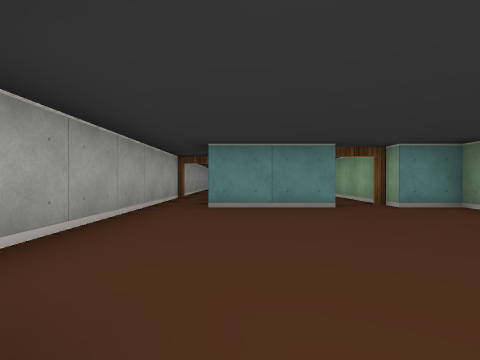
view 1 (above)

24 first-person views from a walk through a cub3D ray-caster map. The camera is about half as high as the walls, looks level and sees 80° across. The floor is counted in squares. Each view is taken from the middle of a square. On the plan, view 1 faces up. The plan holds only what a view shows up to about 9 squares ahead; the rest is blank.

view 2
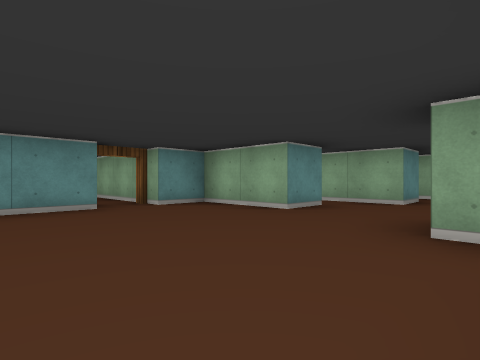

view 3
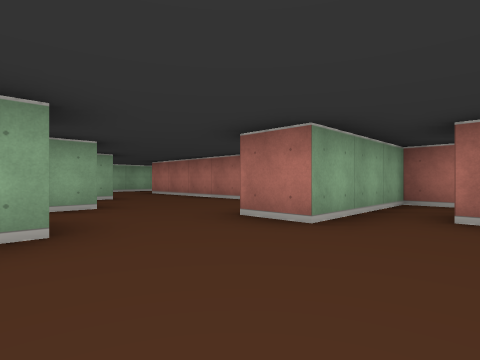

view 4
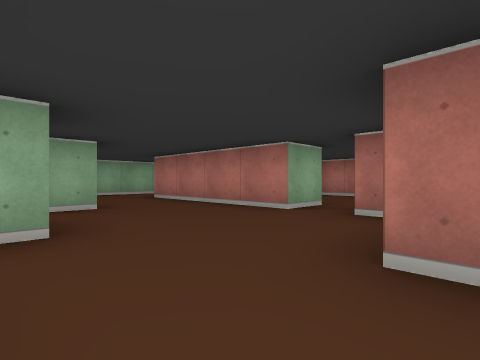

view 5
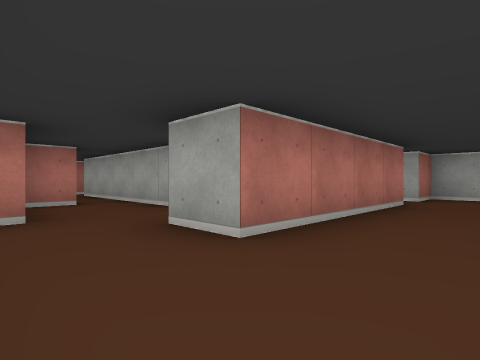

view 6
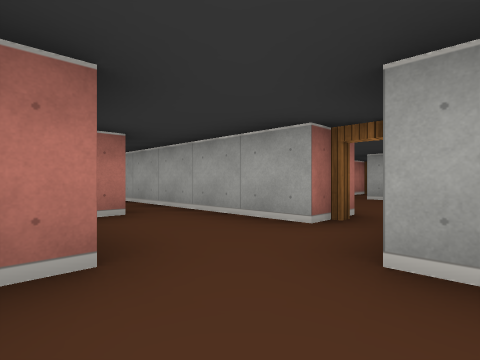

view 7
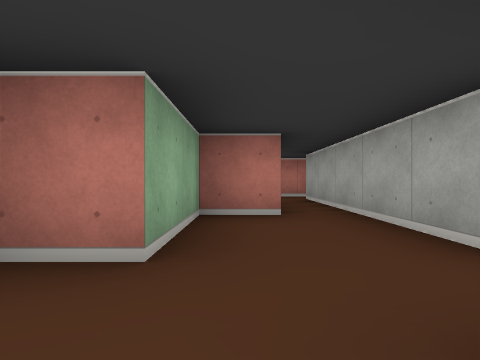

view 8
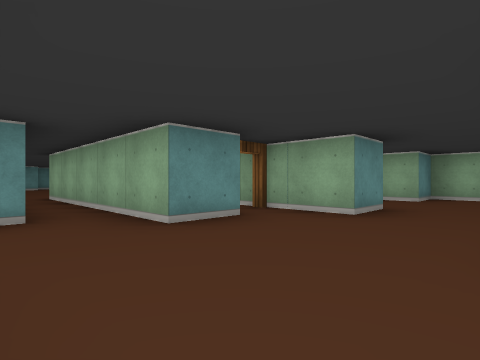

view 9
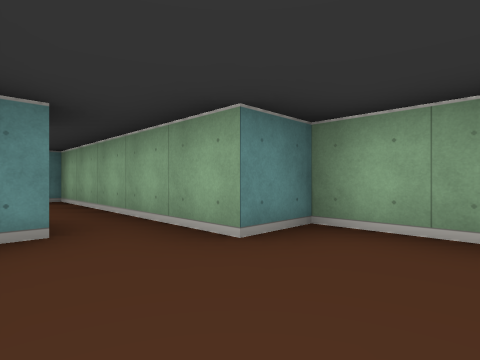

view 10
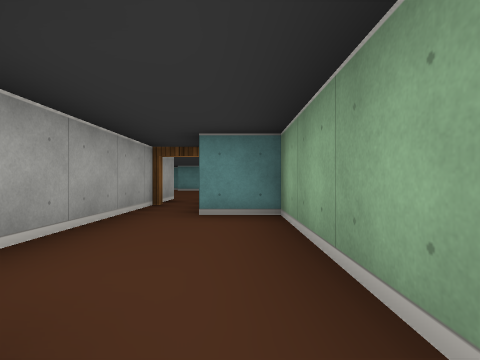

view 11
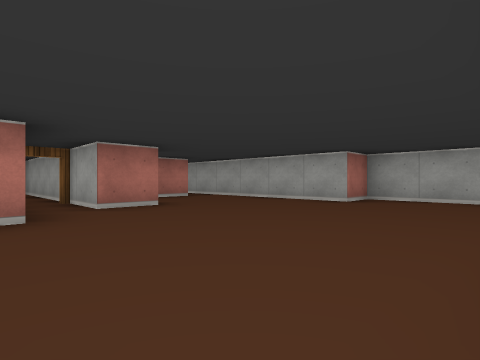

view 12
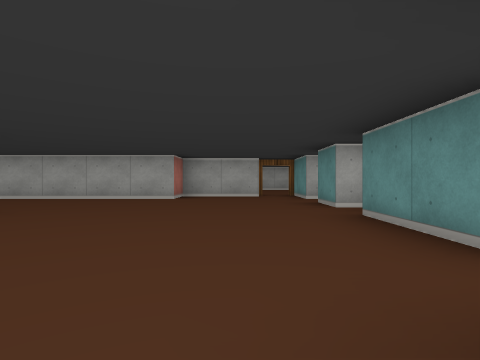

view 13
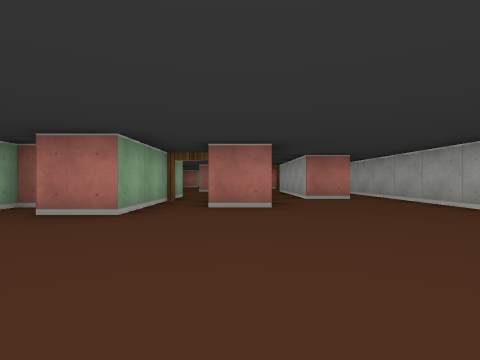

view 14
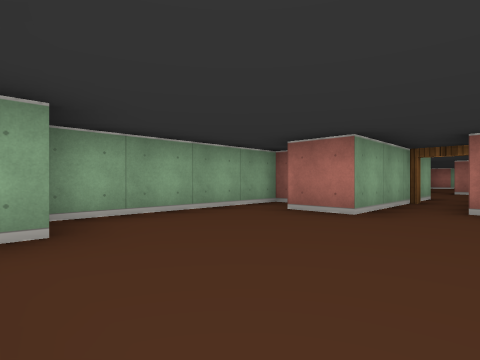

view 15
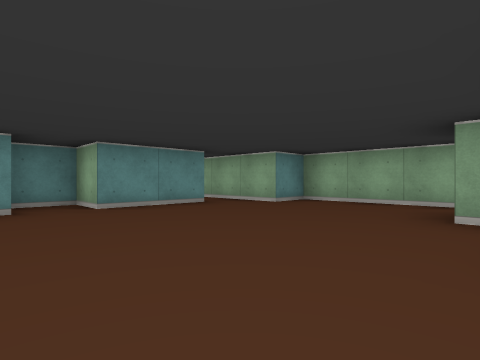

view 16
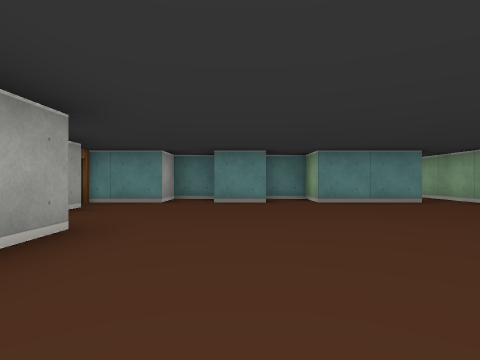

view 17
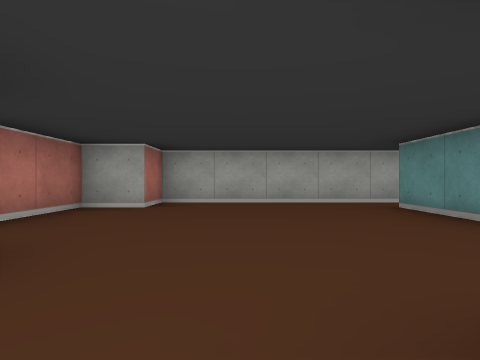

view 18
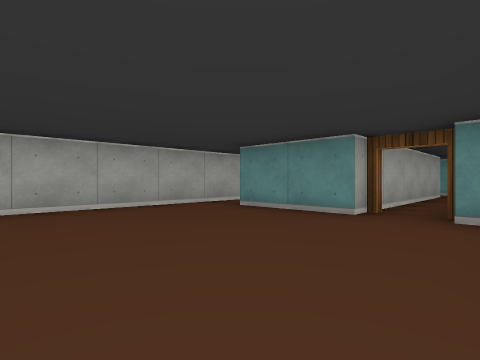

view 19
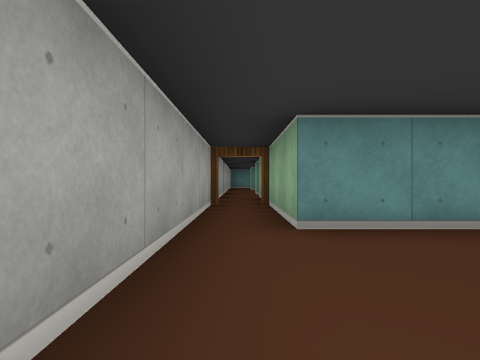

view 20
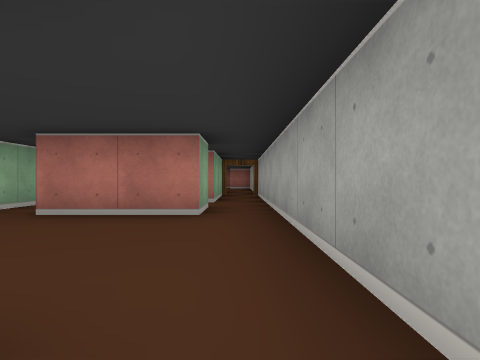

view 21
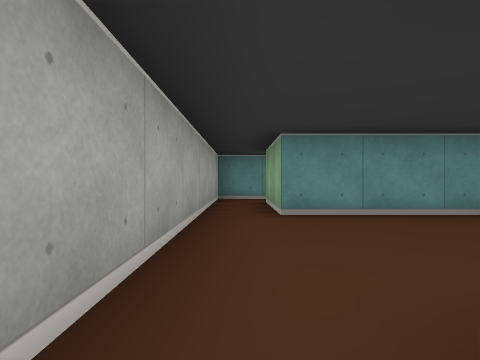

view 22
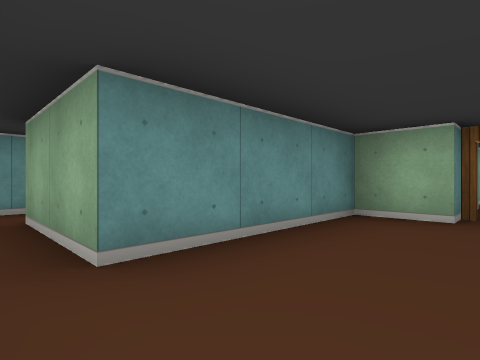

view 23
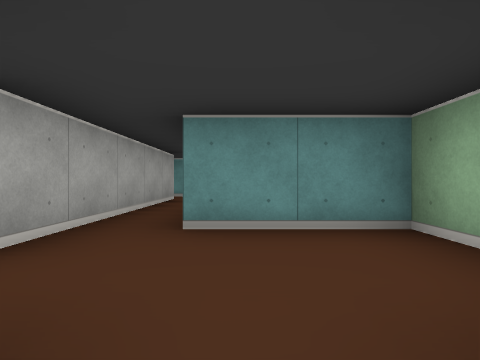

view 24
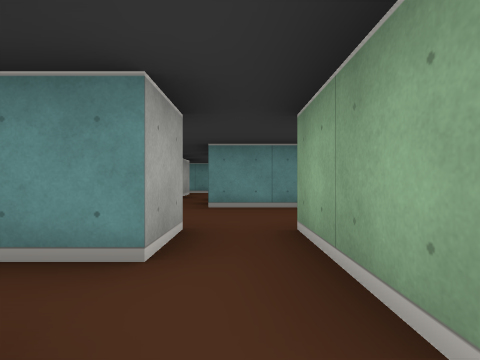

### Floor plan
Ten units are one square. View 1 is at (0, 0); x grows to the right and y downward. Boxes are objects, and circles mark ways between rooms. Rooms are numbered by the first view taken in them; rooms with no view inside come last. Other rooms are left out.
<svg viewBox="-20 -180 140 300">
<path fill="none" stroke="#000" d="M45 -25 35 -25 35 -45 25 -45M65 -15 55 -15 55 -65M35 6 35 15 45 15M25 15 25 -5 35 -5M55 25 55 15 95 15 95 25M85 -5 75 -5 75 -25M96 -15 91 -15M15 -45 -5 -45 -5 -70M45 -65 45 -40M85 35 85 55M115 22 115 -5 105 -5 105 -25M95 55 105 55 105 35 114 35M-15 -70 -15 -5 -5 -5 -5 5 15 5M74 -85 85 -85 85 -70M55 -65 65 -65 65 -40M95 -70 95 -95 105 -95M65 -140 65 -135 55 -135M35 -125 35 -105 45 -105 45 -65M96 -135 75 -135 75 -145 65 -145M55 -145 45 -145 45 -135 25 -135M115 -85 115 -125 105 -125 105 -151M-2 -175 -15 -175 -15 -145M-5 -145 -5 -165M-5 -105 -5 -115 15 -115M-15 -145 -15 -70M25 -135 25 -145 -5 -145M-5 -74 -5 -95M95 95 95 105 86 105M105 115 105 95M115 82 115 75 95 75M81 95 90 95M85 55 85 85M105 -25 105 -55 95 -55 95 -70M85 -70 85 -25M15 -96 15 -45M25 -100 25 -109M25 -45 25 -75M18 25 25 25 25 15"/>
<circle cx="50" cy="-60" r="3" fill="#2a7"/>
<circle cx="70" cy="-20" r="3" fill="#2a7"/>
<circle cx="-10" cy="-70" r="3" fill="#2a7"/>
<circle cx="90" cy="50" r="3" fill="#2a7"/>
<circle cx="100" cy="-20" r="3" fill="#2a7"/>
<circle cx="20" cy="-50" r="3" fill="#2a7"/>
<circle cx="20" cy="10" r="3" fill="#2a7"/>
<circle cx="30" cy="-130" r="3" fill="#2a7"/>
<circle cx="90" cy="-70" r="3" fill="#2a7"/>
<circle cx="-10" cy="-155" r="3" fill="#2a7"/>
<circle cx="0" cy="-100" r="3" fill="#2a7"/>
<circle cx="20" cy="-120" r="3" fill="#2a7"/>
<circle cx="100" cy="100" r="3" fill="#2a7"/>
<text x="50" y="-10">1</text>
<text x="70" y="-100">2</text>
<text x="0" y="-170">3</text>
<text x="0" y="-120">4</text>
<text x="80" y="110">5</text>
<text x="100" y="80">6</text>
<text x="90" y="-40">7</text>
<text x="20" y="-90">8</text>
<text x="20" y="20">9</text>
</svg>
Room 1 opens to room 2. Room 1 opens to room 4. Room 1 opens to room 6. Room 1 opens to room 7. Room 1 opens to room 8. Room 1 opens to room 9. Room 2 opens to room 4. Room 2 opens to room 7. Room 3 opens to room 4. Room 4 opens to room 8. Room 5 opens to room 6.

Where each view was taken, in squares from view 1:
view 1: 0 up, 0 right, facing up
view 2: 0 up, 0 right, facing up-right
view 3: 3 up, 1 right, facing down-right
view 4: 2 up, 3 right, facing down-right
view 5: 0 up, 11 right, facing down-left
view 6: 2 down, 11 right, facing down-left
view 7: 2 down, 10 right, facing down
view 8: 1 down, 4 right, facing up-right
view 9: 1 down, 9 right, facing up-right
view 10: 2 up, 10 right, facing up
view 11: 13 up, 10 right, facing down-left
view 12: 12 up, 11 right, facing left
view 13: 13 up, 8 right, facing down
view 14: 13 up, 8 right, facing down-right
view 15: 9 up, 6 right, facing up-right
view 16: 8 up, 6 right, facing up
view 17: 2 up, 4 right, facing left
view 18: 1 up, 3 right, facing up-left
view 19: 2 up, 1 left, facing up
view 20: 15 up, 1 left, facing down
view 21: 11 up, 1 left, facing up
view 22: 13 up, 1 left, facing up-right
view 23: 10 down, 10 right, facing up
view 24: 12 down, 10 right, facing up
